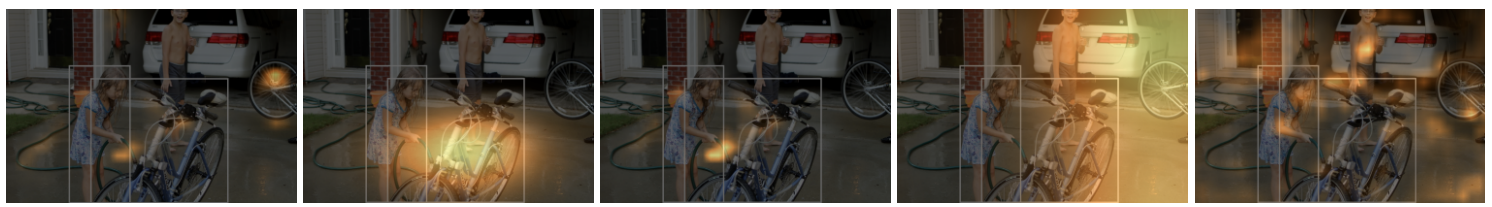
#> input picture paper/DetailHOI/figures/_attn_source/panels1-4.png, 1492 x 207 px
$ python mkattn.py
#> lines starting #> are read from the running program, lines starting #| are printed output that depends on the picture
"""
Assembles Fig. "attention decomposition" from the five per-term attention-weight
renders (source: Progress Review deck, slide 14 / notesSlide "Model Attention").
Panels 1-4 ship concatenated in one source frame; panel 5 ships standalone.
Run once from this directory: python3 mkattn.py
"""
from PIL import Image, ImageDraw, ImageFont

SRC = "figures/_attn_source"
OUT = "figures"

strip = Image.open(f"{SRC}/panels1-4.png").convert("RGB")
panel5 = Image.open(f"{SRC}/panel5.png").convert("RGB")
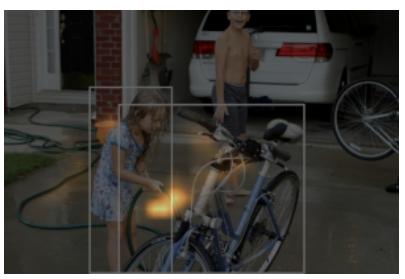
#> input picture paper/DetailHOI/figures/_attn_source/panel5.png, 405 x 279 px

W, H = strip.size
#> W = 1492; H = 207
pw = W // 4
#> pw = 373
panels = [strip.crop((i * pw, 0, (i + 1) * pw, H)) for i in range(4)]
#> panels = 4 items

# match panel 5 to the row height, preserving aspect ratio
scale = H / panel5.size[1]
#> scale = 0.742
panel5 = panel5.resize((int(panel5.size[0] * scale), H), Image.LANCZOS)
#> panel5: PIL image 300x207 RGB

GAP = 10
BORDER = "#d8d6d0"
row_w = pw * 4 + GAP * 3
#> row_w = 1522
total_w = row_w + GAP * 2 + panel5.size[0]
#> total_w = 1842
total_h = H
#> total_h = 207

canvas = Image.new("RGB", (total_w, total_h), "white")
#> canvas: PIL image 1842x207 RGB; every value is 255
x = 0
for p in panels:
    canvas.paste(p, (x, 0))
    x += pw + GAP
#> this loop made 4 passes
#> x on passes 1 to 4: 383, 766, 1149, 1532
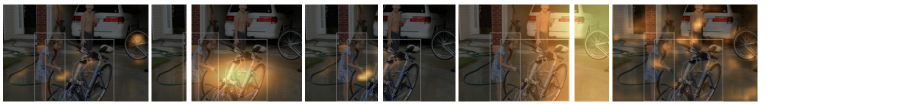
#> canvas: PIL image 1842x207 RGB (shown at 1/2 size); mean R, G, B 123.1, 114.7, 103.2
#> after the loop, x = 1532
canvas.paste(panel5, (row_w + GAP * 2, 0))
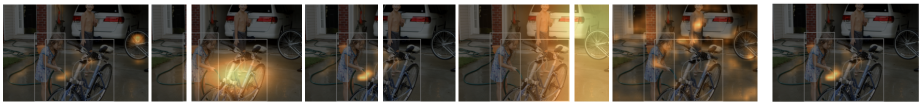
#> canvas: PIL image 1842x207 RGB (shown at 1/2 size); mean R, G, B 92.2, 83.5, 71.3

draw = ImageDraw.Draw(canvas)
try:
    font = ImageFont.truetype("/usr/share/fonts/truetype/dejavu/DejaVuSans-Bold.ttf", 26)
except OSError:
    font = ImageFont.load_default()

xs = [0, pw + GAP, 2 * (pw + GAP), 3 * (pw + GAP), row_w + GAP * 2]
#> xs = [0, 383, 766, 1149, 1542]
for i, lx in enumerate(xs, start=1):
    draw.rectangle([lx + 6, 6, lx + 40, 42], fill="black")
    draw.text((lx + 14, 8), str(i), fill="white", font=font)

canvas.save(f"{OUT}/attention.png")
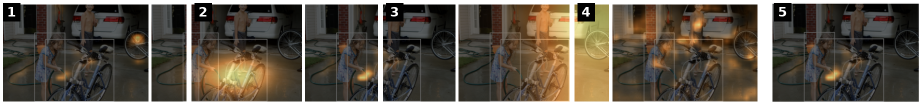
#> saved as attention.png: PIL image 1842x207 RGB (shown at 1/2 size); mean R, G, B 91, 82.4, 70.5
canvas.save(f"{OUT}/attention.pdf")
print("ok", canvas.size)
#| ok (1842, 207)
